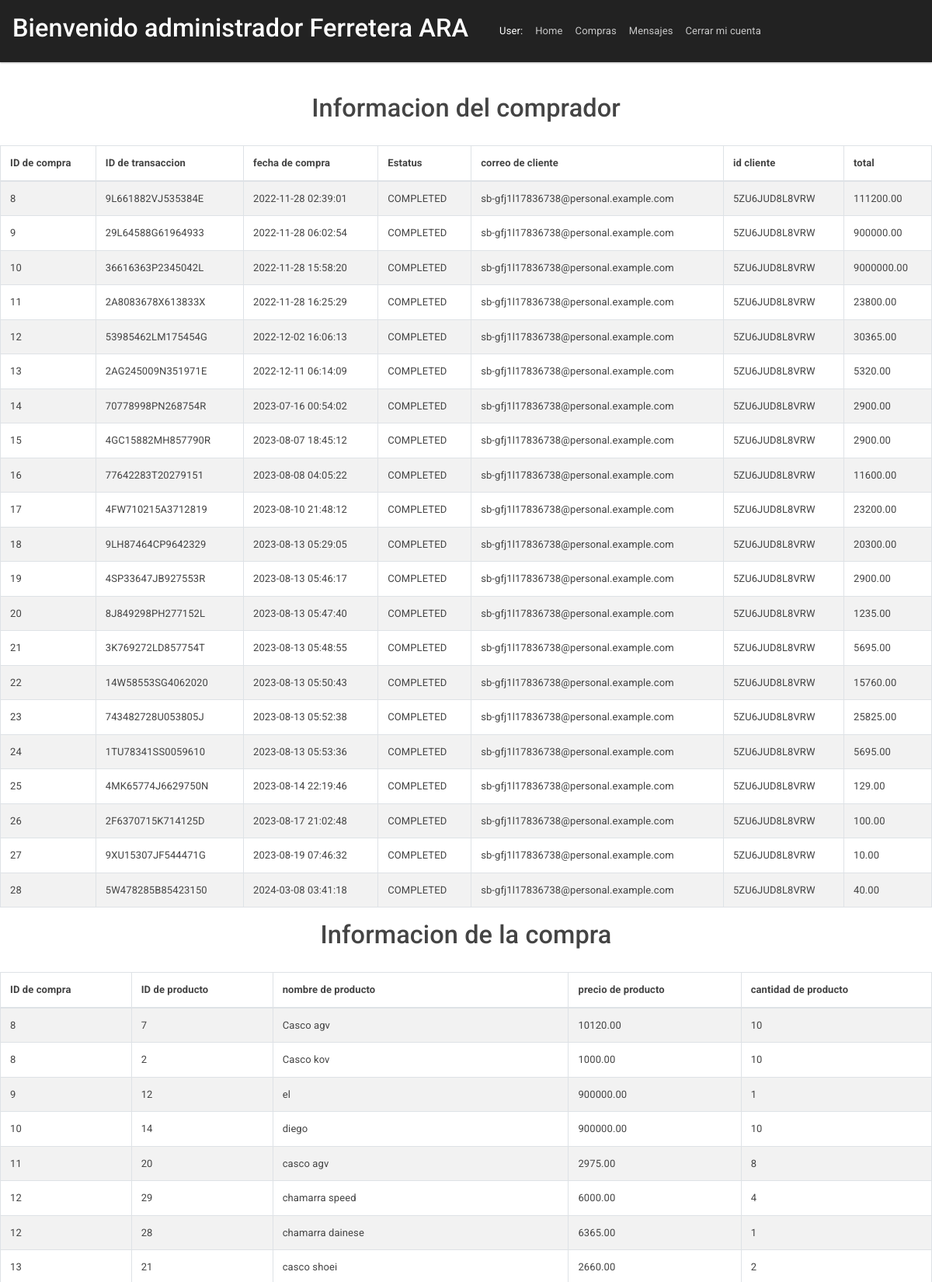
/crud_pdo_ajax/compras.php (upper part), run on the app's committed database.
### tables this page shows
CREATE TABLE `compra` (
  `id` int(11) NOT NULL,
  `id_transaccion` varchar(20) NOT NULL,
  `fecha` datetime NOT NULL,
  `status` varchar(20) NOT NULL,
  `email` varchar(50) NOT NULL,
  `id_cliente` varchar(20) NOT NULL,
  `total` decimal(10,2) NOT NULL
);

CREATE TABLE `detalle_compra` (
  `id` int(11) NOT NULL,
  `id_compra` int(11) NOT NULL,
  `id_producto` int(11) NOT NULL,
  `nombre` varchar(200) NOT NULL,
  `precio` decimal(10,2) NOT NULL,
  `cantidad` int(11) NOT NULL
);

### crud_pdo_ajax/compras.php (the view, shortened to what this page needs)
<?php
require 'conexion.php';
  $sql ='SELECT * FROM compra';
  $stmt = $cnnPDO->prepare($sql);
  $stmt->execute();
?>
<!DOCTYPE html>
<html lang="es">
<head>
	<link rel="stylesheet" type="text/css" href="bootstrap/css/bootstrap.css">
	<link rel="stylesheet" type="text/css" href="bootstrap/css/font-awesome.css">
	<link rel="stylesheet" type="text/css" href="bootstrap/css/custom.css">
</head>
<body>
<div class="container">
	<nav class="navbar navbar-expand-lg fixed-top navbar-dark bg-dark">
	  	<div class="collapse navbar-collapse" id="navbarColor02">
		    <h1 class="text-white">Bienvenido administrador Ferretera ARA</h1>
		    <div class="collapse navbar-collapse" id="navbarHeader">
      	<ul class="navbar-nav me-auto mb-2 mb-lg-0">
      		  <li class="nav-item">
            <a class="nav-link active"></a>
          </li><li class="nav-item">
            <a class="nav-link active"></a>
          </li>
<li class="nav-item">
            <a class="nav-link active">User: <?php echo $_SESSION['email']; ?></a>
          </li>
          <li class="nav-item">
                <a href="indexadmi.php" class="nav-link" > Home </a>
          </li>
          <li class="nav-item">
                <a href="compras.php" class="nav-link" > Compras </a>
          </li>
          <li class="nav-item">
                <a href="mensajes.php" class="nav-link" > Mensajes </a>
          </li>
          <li class="nav-item">
                <a href="#" class="nav-link" name="close" id="close"> Cerrar mi cuenta </a>
          </li>
      </div>
  </div>
	  	</div>
	<h1 class="page-header text-center">Informacion del comprador</h1>
	<div class="row">
		<div class="col-sm-12">
			<table class="table table-bordered table-striped" style="margin-top:20px;">
				<thead>
					<th>ID de compra</th>
					<th>ID de transaccion</th>
					<th>fecha de compra</th>
					<th>Estatus</th>
					<th>correo de cliente</th>
					<th>id cliente</th>
					<th>total</th>
				</thead>
				<?php
  while ($campo = $stmt->fetch(PDO::FETCH_ASSOC)) {
      echo '<tr>';
      echo '<td>' . $campo['id'] . '</td>';
      echo '<td>' . $campo['id_transaccion']. '</td>';
      echo '<td>' . $campo['fecha'] . '</td>';
     echo '<td>' . $campo['status'] . '</td>';
      echo '<td>' . $campo['email'] . '</td>';
      echo '<td>' . $campo['id_cliente'] . '</td>';
      echo '<td>' . $campo['total'] . '</td>';
      echo '</tr>';
  }
  ?>
			</table>
		</div>
	</div>
<?php
$sql ='SELECT * FROM detalle_compra';
  $stmt = $cnnPDO->prepare($sql);
  $stmt->execute();
 ?>
<h1 class="page-header text-center"> Informacion de la compra</h1>
	<div class="row">
		<div class="col-sm-12">
			<table class="table table-bordered table-striped" style="margin-top:20px;">
				<thead>
					<th>ID de compra</th>
					<th>ID de producto</th>
					<th>nombre de producto</th>
					<th>precio de producto</th>
					<th>cantidad de producto</th>
				</thead>
				<?php
  while ($campo = $stmt->fetch(PDO::FETCH_ASSOC)) {
      echo '<tr>';
      echo '<td>' . $campo['id_compra']. '</td>';
      echo '<td>' . $campo['id_producto'] . '</td>';
     echo '<td>' . $campo['nombre'] . '</td>';
      echo '<td>' . $campo['precio'] . '</td>';
      echo '<td>' . $campo['cantidad'] . '</td>';
      echo '</tr>';
  }
  ?>
			</table>
		</div>
	</div>
</body>
</html>

### data on the page
compra: id "8", id_transaccion "9L661882VJ535384E", fecha "2022-11-28 02:39:01", status "COMPLETED", email "sb-gfj1l17836738@personal.example.com", id_cliente "5ZU6JUD8L8VRW", total "111200.00"
compra: id "9", id_transaccion "29L64588G61964933", fecha "2022-11-28 06:02:54", status "COMPLETED", email "sb-gfj1l17836738@personal.example.com", id_cliente "5ZU6JUD8L8VRW", total "900000.00"
compra: id "10", id_transaccion "36616363P2345042L", fecha "2022-11-28 15:58:20", status "COMPLETED", email "sb-gfj1l17836738@personal.example.com", id_cliente "5ZU6JUD8L8VRW", total "9000000.00"
compra: id "11", id_transaccion "2A8083678X613833X", fecha "2022-11-28 16:25:29", status "COMPLETED", email "sb-gfj1l17836738@personal.example.com", id_cliente "5ZU6JUD8L8VRW", total "23800.00"
compra: id "12", id_transaccion "53985462LM175454G", fecha "2022-12-02 16:06:13", status "COMPLETED", email "sb-gfj1l17836738@personal.example.com", id_cliente "5ZU6JUD8L8VRW", total "30365.00"
compra: id "13", id_transaccion "2AG245009N351971E", fecha "2022-12-11 06:14:09", status "COMPLETED", email "sb-gfj1l17836738@personal.example.com", id_cliente "5ZU6JUD8L8VRW", total "5320.00"
compra: id "14", id_transaccion "70778998PN268754R", fecha "2023-07-16 00:54:02", status "COMPLETED", email "sb-gfj1l17836738@personal.example.com", id_cliente "5ZU6JUD8L8VRW", total "2900.00"
compra: id "15", id_transaccion "4GC15882MH857790R", fecha "2023-08-07 18:45:12", status "COMPLETED", email "sb-gfj1l17836738@personal.example.com", id_cliente "5ZU6JUD8L8VRW", total "2900.00"
compra: id "16", id_transaccion "77642283T20279151", fecha "2023-08-08 04:05:22", status "COMPLETED", email "sb-gfj1l17836738@personal.example.com", id_cliente "5ZU6JUD8L8VRW", total "11600.00"
compra: id "17", id_transaccion "4FW710215A3712819", fecha "2023-08-10 21:48:12", status "COMPLETED", email "sb-gfj1l17836738@personal.example.com", id_cliente "5ZU6JUD8L8VRW", total "23200.00"
compra: id "18", id_transaccion "9LH87464CP9642329", fecha "2023-08-13 05:29:05", status "COMPLETED", email "sb-gfj1l17836738@personal.example.com", id_cliente "5ZU6JUD8L8VRW", total "20300.00"
compra: id "19", id_transaccion "4SP33647JB927553R", fecha "2023-08-13 05:46:17", status "COMPLETED", email "sb-gfj1l17836738@personal.example.com", id_cliente "5ZU6JUD8L8VRW", total "2900.00"
compra: id "20", id_transaccion "8J849298PH277152L", fecha "2023-08-13 05:47:40", status "COMPLETED", email "sb-gfj1l17836738@personal.example.com", id_cliente "5ZU6JUD8L8VRW", total "1235.00"
compra: id "21", id_transaccion "3K769272LD857754T", fecha "2023-08-13 05:48:55", status "COMPLETED", email "sb-gfj1l17836738@personal.example.com", id_cliente "5ZU6JUD8L8VRW", total "5695.00"
compra: id "22", id_transaccion "14W58553SG4062020", fecha "2023-08-13 05:50:43", status "COMPLETED", email "sb-gfj1l17836738@personal.example.com", id_cliente "5ZU6JUD8L8VRW", total "15760.00"
compra: id "23", id_transaccion "743482728U053805J", fecha "2023-08-13 05:52:38", status "COMPLETED", email "sb-gfj1l17836738@personal.example.com", id_cliente "5ZU6JUD8L8VRW", total "25825.00"
compra: id "24", id_transaccion "1TU78341SS0059610", fecha "2023-08-13 05:53:36", status "COMPLETED", email "sb-gfj1l17836738@personal.example.com", id_cliente "5ZU6JUD8L8VRW", total "5695.00"
compra: id "25", id_transaccion "4MK65774J6629750N", fecha "2023-08-14 22:19:46", status "COMPLETED", email "sb-gfj1l17836738@personal.example.com", id_cliente "5ZU6JUD8L8VRW", total "129.00"
compra: id "26", id_transaccion "2F6370715K714125D", fecha "2023-08-17 21:02:48", status "COMPLETED", email "sb-gfj1l17836738@personal.example.com", id_cliente "5ZU6JUD8L8VRW", total "100.00"
compra: id "27", id_transaccion "9XU15307JF544471G", fecha "2023-08-19 07:46:32", status "COMPLETED", email "sb-gfj1l17836738@personal.example.com", id_cliente "5ZU6JUD8L8VRW", total "10.00"
compra: id "28", id_transaccion "5W478285B85423150", fecha "2024-03-08 03:41:18", status "COMPLETED", email "sb-gfj1l17836738@personal.example.com", id_cliente "5ZU6JUD8L8VRW", total "40.00"
detalle_compra: id_compra "8", id_producto "7", nombre "Casco agv", precio "10120.00", cantidad "10"
detalle_compra: id_compra "8", id_producto "2", nombre "Casco kov", precio "1000.00", cantidad "10"
detalle_compra: id_compra "9", id_producto "12", nombre "el", precio "900000.00", cantidad "1"
detalle_compra: id_compra "10", id_producto "14", nombre "diego", precio "900000.00", cantidad "10"
detalle_compra: id_compra "11", id_producto "20", nombre "casco agv", precio "2975.00", cantidad "8"
detalle_compra: id_compra "12", id_producto "29", nombre "chamarra speed", precio "6000.00", cantidad "4"
detalle_compra: id_compra "12", id_producto "28", nombre "chamarra dainese", precio "6365.00", cantidad "1"
detalle_compra: id_compra "13", id_producto "21", nombre "casco shoei", precio "2660.00", cantidad "2"
